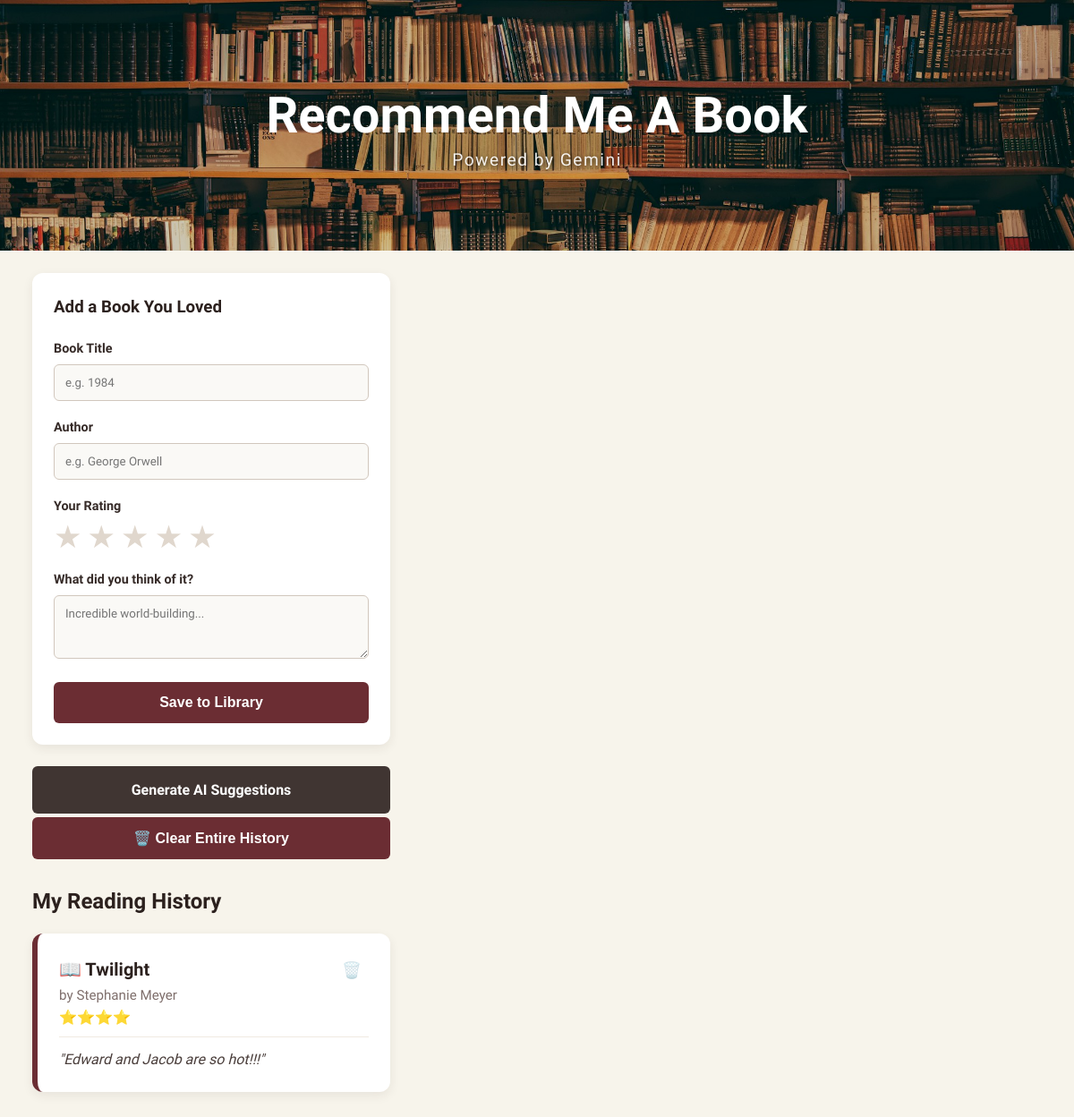
Before: / with the older database file.
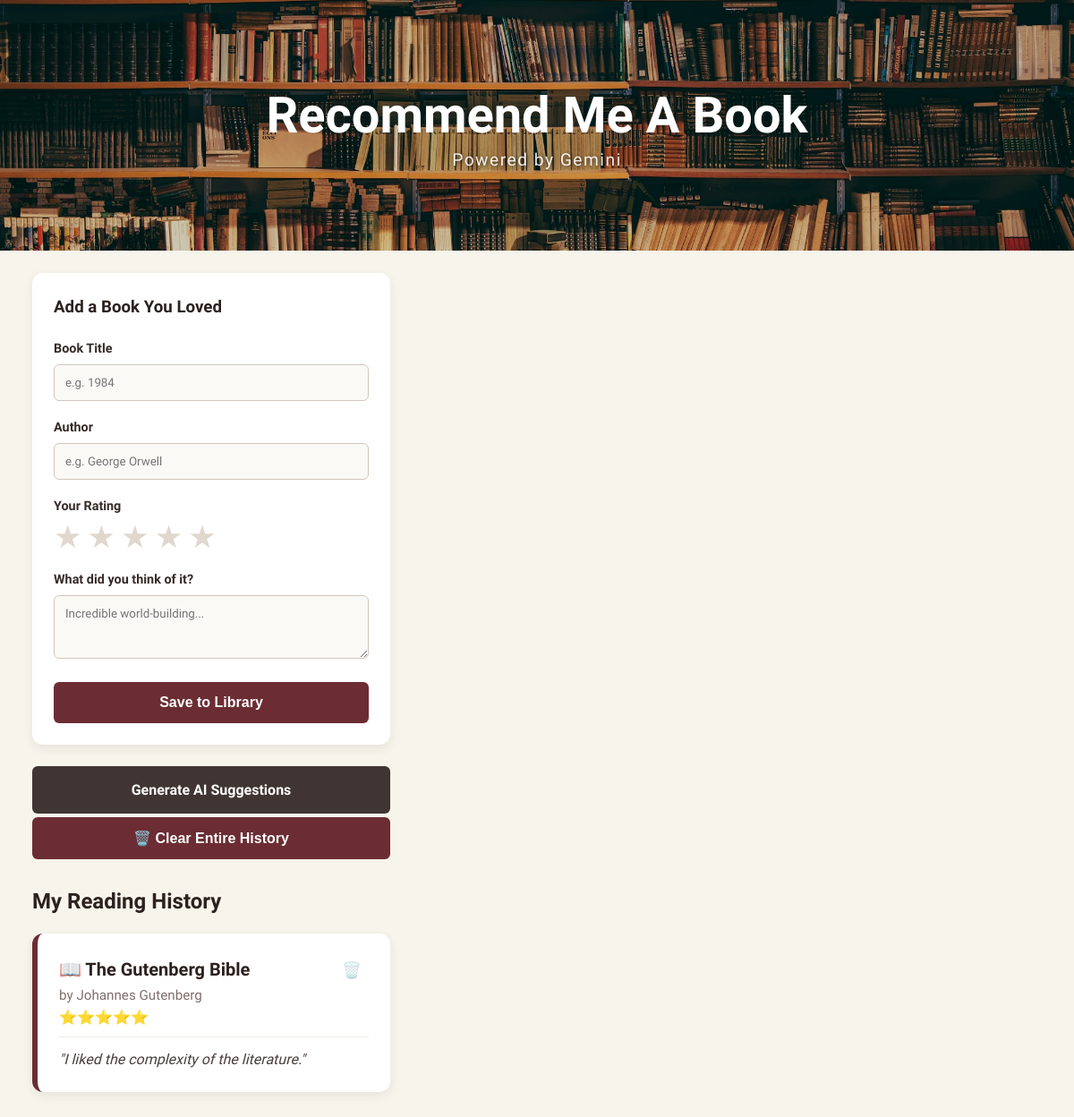
After: the same page with the newer database file.
### tables this page shows
CREATE TABLE books (
            id INTEGER PRIMARY KEY AUTOINCREMENT,
            title TEXT NOT NULL,
            author TEXT NOT NULL,
            notes TEXT NOT NULL,
            rating INTEGER NOT NULL DEFAULT 5
        );

### app.py (the view)
@app.route("/")
def home():
    conn = get_db_connection()
    all_books = conn.execute("SELECT * FROM books").fetchall()
    conn.close()
    return render_template("index.html", books=all_books, recommendations=None)

### app.py (called while the page is built)
def get_db_connection():
    conn = sqlite3.connect("books.db")
    conn.row_factory = sqlite3.Row
    return conn

### templates/index.html (shortened to what this page needs)
<!DOCTYPE html>
<html lang="en">
<head>
    <link rel="stylesheet" href="{{ url_for('static', filename='style.css') }}">
</head>
<body>
    <section class="hero-image">
        <h1 class="hero-text">Recommend Me A Book</h1>
        <h3 class="hero-subtext">Powered by Gemini</h3>
    </section>
    <div class="page-container">
        <aside class="sidebar">
            <div class="card form-container">
                <h3>Add a Book You Loved</h3>
                <form action="/add" method="POST">
                    <div class="form-group">
                        <label for="title">Book Title</label>
                        <input type="text" id="title" name="title" required placeholder="e.g. 1984">
                    </div>
                    <div class="form-group">
                        <label for="author">Author</label>
                        <input type="text" id="author" name="author" required placeholder="e.g. George Orwell">
                    </div>
                    <div class="form-group">
                        <label>Your Rating</label>
                        <div id="interactive-stars" class="star-rating">
                            <span class="interactive-star" data-value="1">★</span>
                            <span class="interactive-star" data-value="2">★</span>
                            <span class="interactive-star" data-value="3">★</span>
                            <span class="interactive-star" data-value="4">★</span>
                            <span class="interactive-star" data-value="5">★</span>
                        </div>
                    </div>
                    <div class="form-group">
                        <label for="notes">What did you think of it?</label>
                        <textarea id="notes" name="notes" rows="3" required placeholder="Incredible world-building..."></textarea>
                    </div>
                    <button type="submit" class="btn btn-primary">Save to Library</button>
                </form>
            </div>
            <a href="/recommend" id="generate-rec-btn" class="btn btn-secondary">Generate AI Suggestions</a>
            {% if books %}
            <form action="/clear" method="POST" class="confirm-required" data-message="Are you sure you want to completely clear your history? This will delete all your entries permanently.">
                <button type="submit" class="btn btn-danger">🗑️ Clear Entire History</button>
            </form>
            {% endif %}
            <div class="history-section">
                <h2>My Reading History</h2>
                <div id="book-list">
                    {% for book in books %}
                        <div class="card book-card">
                            <div class="book-header">
                                <div>
                                    <h3>📖 {{ book['title'] }}</h3>
                                    <span class="book-author">by {{ book['author'] }}</span>
                                    <div class="star-display">
                                        {% for _ in range(book['rating']) %}⭐{% endfor %}
                                    </div>
                                </div>
                                <form action="/delete/{{ book['id'] }}" method="POST" class="confirm-required" data-message="Are you sure you want to delete '{{ book['title'] }}'?">
                                    <button type="submit" class="delete-icon-btn" title="Delete book">🗑️</button>
                                </form>
                            </div>
                            <p class="book-notes"><em>"{{ book['notes'] }}"</em></p>
                        </div>
                    {% else %}
                        <p class="empty-state">Your reading list is empty. Add your first book in the sidebar!</p>
                    {% endfor %}
                </div>
            </div>
        </aside>
        <main class="main-content">
        </main>
    </div>
</body>
</html>

### static/style.css (style rules this page uses)
body { font-family: 'Google Sans'; background-color: #F7F4EB; color: rgb(54, 43, 40); margin: 0; padding: 0; line-height: 1.6; }
h1, h2, h3 { color: rgb(44, 33, 30); margin-top: 0; }
.hero-image { background-image: url("images/libraryheader.jpg"); height: 280px; background-position: center; background-repeat: no-repeat; background-size: cover; display: flex; flex-direction: column; justify-content: center; align-items: center; box-shadow: inset 0 0 0 2000px rgba(0, 0, 0, 0.2); }
.hero-text { color: white; font-size: 3.5rem; font-weight: 700; text-align: center; margin: 0; }
.hero-subtext { color: #ffffff; font-size: 1.2rem; font-weight: 500; letter-spacing: 1.5px; margin-top: -10px; margin-bottom: 0; text-shadow: 1px 1px 5px rgba(0, 0, 0, 0.8); opacity: 0.9; }
.page-container { max-width: 1350px; width: 94%; margin: 0 auto; padding: 25px 0; display: grid; grid-template-columns: 400px 1fr; gap: 30px; }
.card { background: white; padding: 24px; border-radius: 12px; box-shadow: 0 4px 12px rgba(54, 43, 40, 0.08); margin-bottom: 24px; box-sizing: border-box; }
.form-group { margin-bottom: 18px; }
label { display: block; font-weight: 600; margin-bottom: 6px; font-size: 0.9rem; }
input[type="text"], textarea { width: 100%; padding: 12px; border: 1px solid #d1c7bd; border-radius: 6px; box-sizing: border-box; font-family: inherit; background-color: #faf9f6; transition: border-color 0.2s, box-shadow 0.2s; }
.btn { width: 100%; padding: 14px 20px; font-size: 16px; font-weight: 600; border-radius: 6px; cursor: pointer; border: none; display: block; text-align: center; text-decoration: none; box-sizing: border-box; transition: background-color 0.2s, transform 0.1s; }
.btn-primary { background-color: #6B2D33; color: white; }
.btn-secondary { background-color: rgb(64, 53, 50); color: white; margin-top: 15px; }
.book-card { border-left: 6px solid #6B2D33; }
.book-header { display: flex; justify-content: space-between; align-items: baseline; border-bottom: 1px solid #f0eae1; padding-bottom: 8px; margin-bottom: 12px; }
.book-header h3 { margin: 0; font-size: 1.25rem; }
.book-author { color: #7f6f6c; font-size: 0.95rem; font-weight: 500; }
.book-notes { margin: 0; color: #4a3e3b; }
.history-section h2, .sidebar-column h2 { margin-top: 28px; margin-bottom: 16px; }
.btn-danger { margin-bottom: 25px; }
.btn-danger { background-color: #6B2D33; color: #ffffff; margin-top: 4px; }
.delete-icon-btn { background: none; border: none; cursor: pointer; font-size: 1.1rem; padding: 4px 8px; border-radius: 4px; opacity: 0.4; transition: opacity 0.2s, background-color 0.2s; }
.star-rating { display: flex; gap: 6px; margin-top: 4px; }
.interactive-star { font-size: 2.2rem; color: #e0d7cd; cursor: pointer; transition: color 0.1s ease-in-out, transform 0.1s ease; user-select: none; line-height: 1; }

Changed rows visible on the page:
removed books: title "Twilight", author "Stephanie Meyer", rating 4 (drawn), notes "Edward and Jacob are so hot!!!"
added books: title "The Gutenberg Bible", author "Johannes Gutenberg", rating 5 (drawn), notes "I liked the complexity of the literature."
